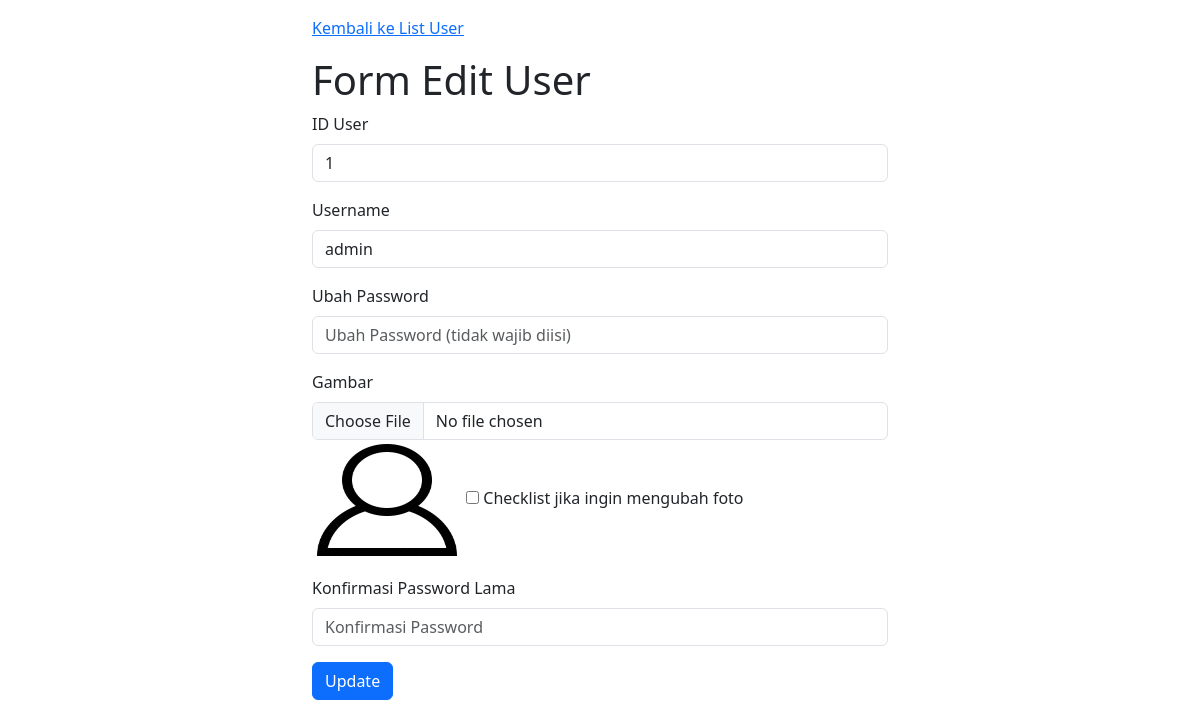
Screenshot of /editUser.php?id=1 with the database file from the repository.
### tables this page shows
CREATE TABLE `user` (
  `iduser` int(5) unsigned NOT NULL AUTO_INCREMENT,
  `username` varchar(25) NOT NULL,
  `password` varchar(100) NOT NULL,
  `foto` varchar(255) DEFAULT NULL,
  PRIMARY KEY (`iduser`)
);

### editUser.php (the view, shortened to what this page needs)
<?php
    include "koneksi.php";
    $id = $_GET["id"];
    $sql = "SELECT * FROM user WHERE iduser = '$id'";
    $hasil = $conn->query($sql);
    while ($row = $hasil->fetch_assoc()) {
        $user = $row['username'];
        $foto = $row['foto'];
    }
?>
<!DOCTYPE html>
<html lang="en">
<head>
    <link href="https://cdn.jsdelivr.net/npm/bootstrap@5.3.0-alpha3/dist/css/bootstrap.min.css" rel="stylesheet">
</head>
<body>
    <nav class="container w-50 mt-3">
        <a href="listUser.php">Kembali ke List User</a>
    </nav>
    <main class="container mt-3 w-50">
        <h1>Form Edit User</h1>
        <form action="updUser.php" method="post" enctype="multipart/form-data">
            <div class="mb-3">
                <label for="l1" class="form-label">ID User</label>
                <input type="text" class="form-control" id="l1" name="tid" value="<?= $id; ?>" readonly>
            </div>
            <div class="mb-3">
                <label for="l2" class="form-label">Username</label>
                <input type="text" class="form-control" id="l2" name="tuser" value="<?= $user; ?>" required>
            </div>
            <div class="mb-3">
                <label for="l3" class="form-label">Ubah Password</label>
                <input type="password" class="form-control" id="l3" name="tnewPass" placeholder="Ubah Password (tidak wajib diisi)">
            </div>
            <div class="mb-3">
                <label for="l4" class="form-label">Gambar</label>
                <input type="file" class="form-control" id="l4" name="foto">
                <img src="imgUser/<?php echo $foto; ?>" width="150px" height="120px">
                <input type="checkbox" id="ubah_foto" name="ubah_foto">
                <label for="ubah_foto">Checklist jika ingin mengubah foto</label>
            </div>
            <div class="mb-3">
                <label for="l5" class="form-label">Konfirmasi Password Lama</label>
                <input type="password" class="form-control" id="l5" name="tpassConfirm" placeholder="Konfirmasi Password" required>
            </div>
            <div class="mb-3">
                <button class="btn btn-primary" type="submit">Update</button>
            </div>
        </form>
    </main>
</body>
</html>

### rows the page displays
user: tuser "admin", foto (picture)
